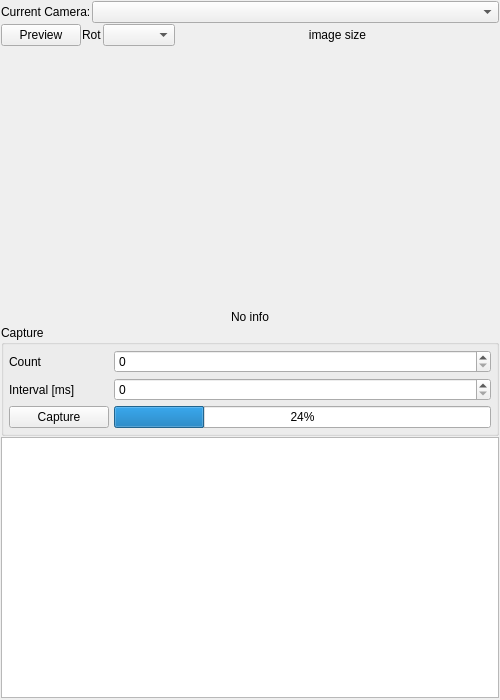
<?xml version="1.0" encoding="UTF-8"?>
<ui version="4.0">
 <class>CameraPanel</class>
 <widget class="QWidget" name="CameraPanel">
  <property name="geometry">
   <rect>
    <x>0</x>
    <y>0</y>
    <width>500</width>
    <height>700</height>
   </rect>
  </property>
  <property name="sizePolicy">
   <sizepolicy hsizetype="Expanding" vsizetype="Expanding">
    <horstretch>0</horstretch>
    <verstretch>0</verstretch>
   </sizepolicy>
  </property>
  <property name="minimumSize">
   <size>
    <width>400</width>
    <height>0</height>
   </size>
  </property>
  <layout class="QVBoxLayout" name="verticalLayout">
   <property name="spacing">
    <number>1</number>
   </property>
   <property name="margin">
    <number>1</number>
   </property>
   <item>
    <layout class="QHBoxLayout" name="horizontalLayout_2">
     <item>
      <widget class="QLabel" name="label">
       <property name="text">
        <string>Current Camera:</string>
       </property>
      </widget>
     </item>
     <item>
      <widget class="QComboBox" name="cameraCombo">
       <property name="sizePolicy">
        <sizepolicy hsizetype="Expanding" vsizetype="Fixed">
         <horstretch>0</horstretch>
         <verstretch>0</verstretch>
        </sizepolicy>
       </property>
      </widget>
     </item>
    </layout>
   </item>
   <item>
    <layout class="QHBoxLayout" name="horizontalLayout_4">
     <item>
      <widget class="QPushButton" name="previewButton">
       <property name="text">
        <string>Preview</string>
       </property>
       <property name="checkable">
        <bool>true</bool>
       </property>
      </widget>
     </item>
     <item>
      <widget class="QLabel" name="imageRotLabel">
       <property name="text">
        <string>Rot</string>
       </property>
      </widget>
     </item>
     <item>
      <widget class="QComboBox" name="imageRotCombo"/>
     </item>
     <item>
      <widget class="QLabel" name="cameraFormatLabel">
       <property name="sizePolicy">
        <sizepolicy hsizetype="Expanding" vsizetype="Preferred">
         <horstretch>0</horstretch>
         <verstretch>0</verstretch>
        </sizepolicy>
       </property>
       <property name="text">
        <string>image size</string>
       </property>
       <property name="alignment">
        <set>Qt::AlignCenter</set>
       </property>
      </widget>
     </item>
    </layout>
   </item>
   <item>
    <widget class="ImgGLWidget" name="camWidget" native="true">
     <property name="sizePolicy">
      <sizepolicy hsizetype="Expanding" vsizetype="Expanding">
       <horstretch>0</horstretch>
       <verstretch>0</verstretch>
      </sizepolicy>
     </property>
    </widget>
   </item>
   <item>
    <widget class="QLabel" name="imageInfoLabel">
     <property name="text">
      <string>No info</string>
     </property>
     <property name="alignment">
      <set>Qt::AlignCenter</set>
     </property>
    </widget>
   </item>
   <item>
    <widget class="QGroupBox" name="captureGroup">
     <property name="title">
      <string>Capture</string>
     </property>
     <layout class="QGridLayout" name="gridLayout">
      <property name="margin">
       <number>5</number>
      </property>
      <property name="spacing">
       <number>5</number>
      </property>
      <item row="1" column="0">
       <widget class="QLabel" name="intervalLabel">
        <property name="text">
         <string>Interval [ms]</string>
        </property>
       </widget>
      </item>
      <item row="0" column="0">
       <widget class="QLabel" name="countLabel">
        <property name="text">
         <string>Count</string>
        </property>
       </widget>
      </item>
      <item row="0" column="2">
       <widget class="QSpinBox" name="countSpin"/>
      </item>
      <item row="3" column="0">
       <widget class="QPushButton" name="captureButton">
        <property name="sizePolicy">
         <sizepolicy hsizetype="Minimum" vsizetype="Fixed">
          <horstretch>0</horstretch>
          <verstretch>0</verstretch>
         </sizepolicy>
        </property>
        <property name="minimumSize">
         <size>
          <width>100</width>
          <height>0</height>
         </size>
        </property>
        <property name="maximumSize">
         <size>
          <width>150</width>
          <height>16777215</height>
         </size>
        </property>
        <property name="text">
         <string>Capture</string>
        </property>
       </widget>
      </item>
      <item row="3" column="2">
       <widget class="QProgressBar" name="captureProgress">
        <property name="value">
         <number>24</number>
        </property>
       </widget>
      </item>
      <item row="1" column="2">
       <widget class="QSpinBox" name="intervalSpin"/>
      </item>
     </layout>
    </widget>
   </item>
   <item>
    <widget class="QListView" name="imageList"/>
   </item>
   <item>
    <widget class="QWidget" name="widget" native="true">
     <layout class="QHBoxLayout" name="horizontalLayout">
      <property name="spacing">
       <number>5</number>
      </property>
      <property name="margin">
       <number>0</number>
      </property>
     </layout>
    </widget>
   </item>
  </layout>
 </widget>
 <customwidgets>
  <customwidget>
   <class>ImgGLWidget</class>
   <extends>QWidget</extends>
   <header>ImgGLWidget.hpp</header>
   <container>1</container>
  </customwidget>
 </customwidgets>
 <resources/>
 <connections/>
</ui>
